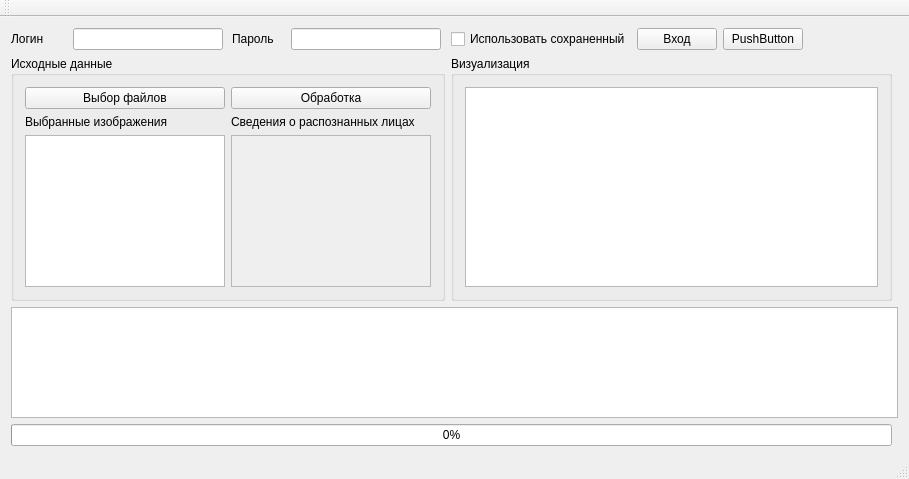
<?xml version="1.0" encoding="UTF-8"?>
<ui version="4.0">
 <class>MainWindow</class>
 <widget class="QMainWindow" name="MainWindow">
  <property name="geometry">
   <rect>
    <x>0</x>
    <y>0</y>
    <width>909</width>
    <height>479</height>
   </rect>
  </property>
  <property name="windowTitle">
   <string>MainWindow</string>
  </property>
  <widget class="QWidget" name="centralWidget">
   <layout class="QGridLayout" name="gridLayout">
    <item row="0" column="2">
     <widget class="QLabel" name="label_2">
      <property name="maximumSize">
       <size>
        <width>50</width>
        <height>16777215</height>
       </size>
      </property>
      <property name="text">
       <string>Пароль</string>
      </property>
     </widget>
    </item>
    <item row="0" column="4">
     <widget class="QCheckBox" name="useSaved">
      <property name="text">
       <string>Использовать сохраненный</string>
      </property>
     </widget>
    </item>
    <item row="0" column="7">
     <spacer name="horizontalSpacer">
      <property name="orientation">
       <enum>Qt::Horizontal</enum>
      </property>
      <property name="sizeHint" stdset="0">
       <size>
        <width>40</width>
        <height>20</height>
       </size>
      </property>
     </spacer>
    </item>
    <item row="0" column="1">
     <widget class="QLineEdit" name="login">
      <property name="minimumSize">
       <size>
        <width>150</width>
        <height>0</height>
       </size>
      </property>
      <property name="maximumSize">
       <size>
        <width>150</width>
        <height>16777215</height>
       </size>
      </property>
     </widget>
    </item>
    <item row="4" column="0" colspan="8">
     <widget class="QProgressBar" name="progressBar">
      <property name="value">
       <number>0</number>
      </property>
     </widget>
    </item>
    <item row="0" column="0">
     <widget class="QLabel" name="label">
      <property name="maximumSize">
       <size>
        <width>50</width>
        <height>16777215</height>
       </size>
      </property>
      <property name="text">
       <string>Логин</string>
      </property>
     </widget>
    </item>
    <item row="3" column="0" colspan="9">
     <widget class="QTextEdit" name="log">
      <property name="maximumSize">
       <size>
        <width>16777215</width>
        <height>150</height>
       </size>
      </property>
     </widget>
    </item>
    <item row="1" column="0" colspan="4">
     <widget class="QGroupBox" name="groupBox">
      <property name="minimumSize">
       <size>
        <width>0</width>
        <height>200</height>
       </size>
      </property>
      <property name="title">
       <string>Исходные данные</string>
      </property>
      <layout class="QGridLayout" name="gridLayout_2">
       <item row="2" column="0">
        <widget class="QListWidget" name="files">
         <property name="minimumSize">
          <size>
           <width>200</width>
           <height>0</height>
          </size>
         </property>
         <property name="maximumSize">
          <size>
           <width>16777215</width>
           <height>16777215</height>
          </size>
         </property>
        </widget>
       </item>
       <item row="2" column="1">
        <widget class="QTextEdit" name="faceData">
         <property name="enabled">
          <bool>false</bool>
         </property>
         <property name="minimumSize">
          <size>
           <width>200</width>
           <height>0</height>
          </size>
         </property>
        </widget>
       </item>
       <item row="1" column="0">
        <widget class="QLabel" name="label_3">
         <property name="text">
          <string>Выбранные изображения</string>
         </property>
        </widget>
       </item>
       <item row="1" column="1">
        <widget class="QLabel" name="label_4">
         <property name="text">
          <string>Сведения о распознанных лицах</string>
         </property>
        </widget>
       </item>
       <item row="0" column="0">
        <widget class="QPushButton" name="fileChoose">
         <property name="text">
          <string>Выбор файлов</string>
         </property>
        </widget>
       </item>
       <item row="0" column="1">
        <widget class="QPushButton" name="processing">
         <property name="text">
          <string>Обработка</string>
         </property>
        </widget>
       </item>
      </layout>
     </widget>
    </item>
    <item row="0" column="3">
     <widget class="QLineEdit" name="password">
      <property name="minimumSize">
       <size>
        <width>150</width>
        <height>0</height>
       </size>
      </property>
      <property name="maximumSize">
       <size>
        <width>150</width>
        <height>16777215</height>
       </size>
      </property>
      <property name="echoMode">
       <enum>QLineEdit::Password</enum>
      </property>
      <property name="clearButtonEnabled">
       <bool>false</bool>
      </property>
     </widget>
    </item>
    <item row="0" column="5">
     <widget class="QPushButton" name="doLogin">
      <property name="text">
       <string>Вход</string>
      </property>
     </widget>
    </item>
    <item row="1" column="4" colspan="4">
     <widget class="QGroupBox" name="groupBox_2">
      <property name="title">
       <string>Визуализация</string>
      </property>
      <layout class="QGridLayout" name="gridLayout_3">
       <item row="0" column="0">
        <widget class="QGraphicsView" name="graphicsView"/>
       </item>
      </layout>
     </widget>
    </item>
    <item row="0" column="6">
     <widget class="QPushButton" name="pushButton">
      <property name="text">
       <string>PushButton</string>
      </property>
     </widget>
    </item>
   </layout>
  </widget>
  <widget class="QMenuBar" name="menuBar">
   <property name="geometry">
    <rect>
     <x>0</x>
     <y>0</y>
     <width>909</width>
     <height>21</height>
    </rect>
   </property>
  </widget>
  <widget class="QToolBar" name="mainToolBar">
   <attribute name="toolBarArea">
    <enum>TopToolBarArea</enum>
   </attribute>
   <attribute name="toolBarBreak">
    <bool>false</bool>
   </attribute>
  </widget>
  <widget class="QStatusBar" name="statusBar"/>
 </widget>
 <layoutdefault spacing="6" margin="11"/>
 <resources/>
 <connections/>
</ui>
